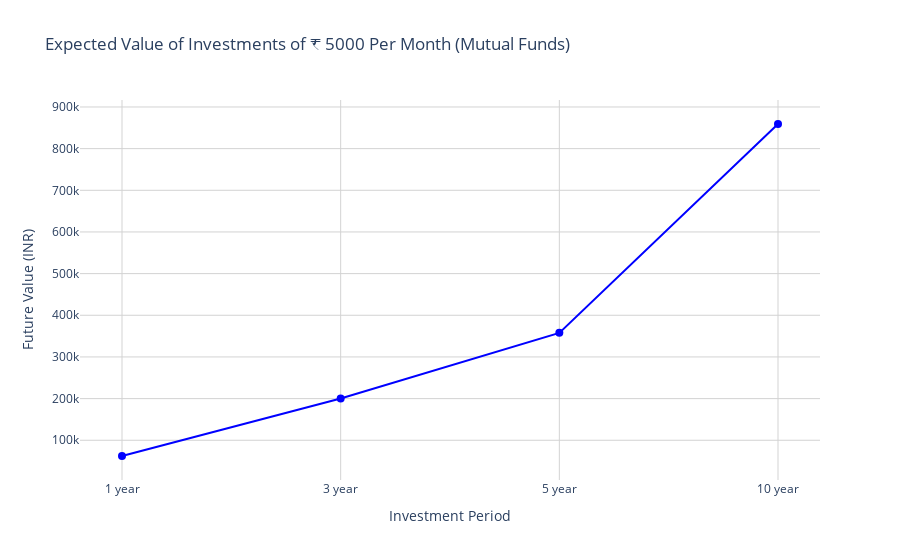

The notebook cell saved with this chart:
### Code cell
import numpy as np

monthly_investment = 5000  # Monthly investment in INR
years = [1, 3, 5, 10]  # Investment periods (in years)
n = 12  # Number of times interest is compounded per year (monthly)

avg_roi = expected_roi_mutual_fund.mean() / 100  # Convert to decimal

def future_value(P, r, n, t):
    return P * (((1 + r/n)**(n*t) - 1) / (r/n)) * (1 + r/n)

future_values = [future_value(monthly_investment, avg_roi, n, t) for t in years]

fig = go.Figure()

fig.add_trace(go.Scatter(
    x=[str(year) + " year" for year in years],
    y=future_values,
    mode='lines+markers',
    line=dict(color='blue'),
    marker=dict(size=8),
    name='Future Value'
))

fig.update_layout(
    title="Expected Value of Investments of ₹ 5000 Per Month (Mutual Funds)",
    xaxis_title="Investment Period",
    yaxis_title="Future Value (INR)",
    xaxis=dict(showgrid=True, gridcolor='lightgrey'),
    yaxis=dict(showgrid=True, gridcolor='lightgrey'),
    template="plotly_white",
    hovermode='x'
)

fig.show()

### Figure 1 — Plotly figure (JSON) as saved in the notebook; plotly's stock layout.template omitted (floating-point values rounded to 4 significant figures)
{"data": [{"line": {"color": "blue"}, "marker": {"size": 8}, "mode": "lines+markers", "name": "Future Value", "type": "scatter", "x": ["1 year", "3 year", "5 year", "10 year"], "y": [62240.0, 200100.0, 357800.0, 859100.0]}], "layout": {"hovermode": "x", "title": {"text": "Expected Value of Investments of ₹ 5000 Per Month (Mutual Funds)"}, "xaxis": {"gridcolor": "lightgrey", "showgrid": true, "title": {"text": "Investment Period"}}, "yaxis": {"gridcolor": "lightgrey", "showgrid": true, "title": {"text": "Future Value (INR)"}}}}
